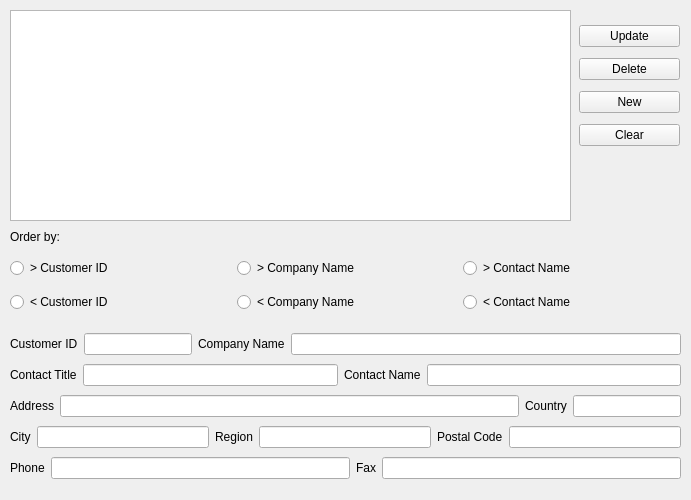
<?xml version="1.0" encoding="UTF-8"?>
<ui version="4.0">
 <class>NWForm</class>
 <widget class="QWidget" name="NWForm">
  <property name="geometry">
   <rect>
    <x>0</x>
    <y>0</y>
    <width>691</width>
    <height>500</height>
   </rect>
  </property>
  <property name="sizePolicy">
   <sizepolicy hsizetype="Fixed" vsizetype="Fixed">
    <horstretch>1</horstretch>
    <verstretch>0</verstretch>
   </sizepolicy>
  </property>
  <property name="mouseTracking">
   <bool>false</bool>
  </property>
  <property name="windowTitle">
   <string>Northwind Customers Form</string>
  </property>
  <widget class="QWidget" name="verticalLayoutWidget">
   <property name="geometry">
    <rect>
     <x>579</x>
     <y>20</y>
     <width>101</width>
     <height>131</height>
    </rect>
   </property>
   <layout class="QVBoxLayout" name="buttons">
    <item>
     <widget class="QPushButton" name="updateButton">
      <property name="text">
       <string>Update</string>
      </property>
     </widget>
    </item>
    <item>
     <widget class="QPushButton" name="deleteButton">
      <property name="text">
       <string>Delete</string>
      </property>
     </widget>
    </item>
    <item>
     <widget class="QPushButton" name="newButton">
      <property name="text">
       <string>New</string>
      </property>
     </widget>
    </item>
    <item>
     <widget class="QPushButton" name="clearButton">
      <property name="text">
       <string>Clear</string>
      </property>
     </widget>
    </item>
   </layout>
  </widget>
  <widget class="QWidget" name="horizontalLayoutWidget">
   <property name="geometry">
    <rect>
     <x>10</x>
     <y>250</y>
     <width>674</width>
     <height>72</height>
    </rect>
   </property>
   <layout class="QHBoxLayout" name="Order">
    <item>
     <layout class="QVBoxLayout" name="customerOrder">
      <item>
       <widget class="QRadioButton" name="gtcIDButton">
        <property name="text">
         <string>&gt; Customer ID</string>
        </property>
       </widget>
      </item>
      <item>
       <widget class="QRadioButton" name="ltcIDButton">
        <property name="text">
         <string>&lt; Customer ID</string>
        </property>
       </widget>
      </item>
     </layout>
    </item>
    <item>
     <layout class="QVBoxLayout" name="companyOrder">
      <item>
       <widget class="QRadioButton" name="gtcnButton">
        <property name="text">
         <string>&gt; Company Name</string>
        </property>
       </widget>
      </item>
      <item>
       <widget class="QRadioButton" name="ltcnButton">
        <property name="text">
         <string>&lt; Company Name</string>
        </property>
       </widget>
      </item>
     </layout>
    </item>
    <item>
     <layout class="QVBoxLayout" name="contactOrder">
      <item>
       <widget class="QRadioButton" name="gtconnButton">
        <property name="text">
         <string>&gt; Contact Name</string>
        </property>
       </widget>
      </item>
      <item>
       <widget class="QRadioButton" name="ltconnButton">
        <property name="text">
         <string>&lt; Contact Name</string>
        </property>
       </widget>
      </item>
     </layout>
    </item>
   </layout>
  </widget>
  <widget class="QTableView" name="tableView">
   <property name="geometry">
    <rect>
     <x>10</x>
     <y>10</y>
     <width>561</width>
     <height>211</height>
    </rect>
   </property>
  </widget>
  <widget class="QLabel" name="orderLabel">
   <property name="geometry">
    <rect>
     <x>10</x>
     <y>230</y>
     <width>218</width>
     <height>14</height>
    </rect>
   </property>
   <property name="text">
    <string>Order by:</string>
   </property>
  </widget>
  <widget class="QWidget" name="verticalLayoutWidget_5">
   <property name="geometry">
    <rect>
     <x>10</x>
     <y>330</y>
     <width>671</width>
     <height>156</height>
    </rect>
   </property>
   <layout class="QVBoxLayout" name="inputLayout">
    <item>
     <layout class="QHBoxLayout" name="row1">
      <item>
       <widget class="QLabel" name="cusIDLabel">
        <property name="text">
         <string>Customer ID</string>
        </property>
       </widget>
      </item>
      <item>
       <widget class="QLineEdit" name="customerIDEdit">
        <property name="sizePolicy">
         <sizepolicy hsizetype="Fixed" vsizetype="Fixed">
          <horstretch>0</horstretch>
          <verstretch>0</verstretch>
         </sizepolicy>
        </property>
       </widget>
      </item>
      <item>
       <widget class="QLabel" name="comnLabel">
        <property name="text">
         <string>Company Name</string>
        </property>
       </widget>
      </item>
      <item>
       <widget class="QLineEdit" name="compNameEdit"/>
      </item>
     </layout>
    </item>
    <item>
     <layout class="QHBoxLayout" name="row2">
      <item>
       <widget class="QLabel" name="contitleLabel">
        <property name="text">
         <string>Contact Title</string>
        </property>
       </widget>
      </item>
      <item>
       <widget class="QLineEdit" name="conTitleEdit"/>
      </item>
      <item>
       <widget class="QLabel" name="connameLabel">
        <property name="text">
         <string>Contact Name</string>
        </property>
       </widget>
      </item>
      <item>
       <widget class="QLineEdit" name="conNameEdit"/>
      </item>
     </layout>
    </item>
    <item>
     <layout class="QHBoxLayout" name="row3">
      <item>
       <widget class="QLabel" name="addrLabel">
        <property name="text">
         <string>Address</string>
        </property>
       </widget>
      </item>
      <item>
       <widget class="QLineEdit" name="adressEdit"/>
      </item>
      <item>
       <widget class="QLabel" name="countryLabel">
        <property name="text">
         <string>Country</string>
        </property>
       </widget>
      </item>
      <item>
       <widget class="QLineEdit" name="countryEdit">
        <property name="sizePolicy">
         <sizepolicy hsizetype="Fixed" vsizetype="Fixed">
          <horstretch>0</horstretch>
          <verstretch>0</verstretch>
         </sizepolicy>
        </property>
       </widget>
      </item>
     </layout>
    </item>
    <item>
     <layout class="QHBoxLayout" name="row4">
      <item>
       <widget class="QLabel" name="cityLabel">
        <property name="text">
         <string>City</string>
        </property>
       </widget>
      </item>
      <item>
       <widget class="QLineEdit" name="lineEdit"/>
      </item>
      <item>
       <widget class="QLabel" name="regionLabel">
        <property name="text">
         <string>Region</string>
        </property>
       </widget>
      </item>
      <item>
       <widget class="QLineEdit" name="lineEdit_2"/>
      </item>
      <item>
       <widget class="QLabel" name="postCodeLabel">
        <property name="text">
         <string>Postal Code</string>
        </property>
       </widget>
      </item>
      <item>
       <widget class="QLineEdit" name="lineEdit_3"/>
      </item>
     </layout>
    </item>
    <item>
     <layout class="QHBoxLayout" name="row5">
      <item>
       <widget class="QLabel" name="phoneLabel">
        <property name="text">
         <string>Phone</string>
        </property>
       </widget>
      </item>
      <item>
       <widget class="QLineEdit" name="phoneEdit"/>
      </item>
      <item>
       <widget class="QLabel" name="faxLabel">
        <property name="text">
         <string>Fax</string>
        </property>
       </widget>
      </item>
      <item>
       <widget class="QLineEdit" name="faxEdit"/>
      </item>
     </layout>
    </item>
   </layout>
  </widget>
 </widget>
 <resources/>
 <connections/>
</ui>
